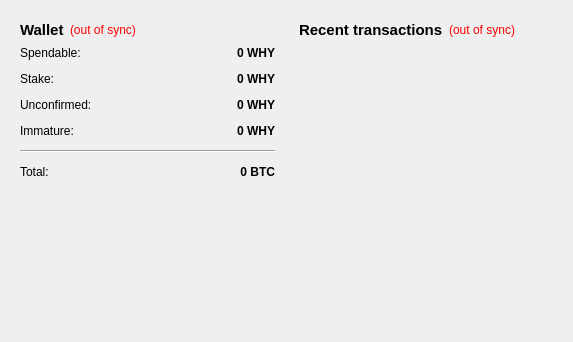
<?xml version="1.0" encoding="UTF-8"?>
<ui version="4.0">
 <class>OverviewPage</class>
 <widget class="QWidget" name="OverviewPage">
  <property name="geometry">
   <rect>
    <x>0</x>
    <y>0</y>
    <width>573</width>
    <height>342</height>
   </rect>
  </property>
  <property name="windowTitle">
   <string>Form</string>
  </property>
  <layout class="QHBoxLayout" name="horizontalLayout" stretch="1,1">
   <item>
    <layout class="QVBoxLayout" name="verticalLayout_2">
     <item>
      <widget class="QWidget" name="widget" native="true">
       <layout class="QVBoxLayout" name="verticalLayout_4">
        <item>
         <layout class="QHBoxLayout" name="horizontalLayout_4">
          <item>
           <widget class="QLabel" name="label_5">
            <property name="font">
             <font>
              <pointsize>11</pointsize>
              <weight>75</weight>
              <bold>true</bold>
             </font>
            </property>
            <property name="text">
             <string>Wallet</string>
            </property>
           </widget>
          </item>
          <item>
           <widget class="QLabel" name="labelWalletStatus">
            <property name="toolTip">
             <string>The displayed information may be out of date. Your wallet automatically synchronizes with the WhyCoin network after a connection is established, but this process has not completed yet.</string>
            </property>
            <property name="styleSheet">
             <string notr="true">QLabel { color: red; }</string>
            </property>
            <property name="text">
             <string notr="true">(out of sync)</string>
            </property>
            <property name="alignment">
             <set>Qt::AlignLeading|Qt::AlignLeft|Qt::AlignVCenter</set>
            </property>
           </widget>
          </item>
          <item>
           <spacer name="horizontalSpacer_2">
            <property name="orientation">
             <enum>Qt::Horizontal</enum>
            </property>
            <property name="sizeHint" stdset="0">
             <size>
              <width>40</width>
              <height>20</height>
             </size>
            </property>
           </spacer>
          </item>
         </layout>
        </item>
        <item>
         <layout class="QFormLayout" name="formLayout_2">
          <property name="fieldGrowthPolicy">
           <enum>QFormLayout::AllNonFixedFieldsGrow</enum>
          </property>
          <property name="horizontalSpacing">
           <number>12</number>
          </property>
          <property name="verticalSpacing">
           <number>12</number>
          </property>
          <item row="0" column="0">
           <widget class="QLabel" name="label">
            <property name="text">
             <string>Spendable:</string>
            </property>
           </widget>
          </item>
          <item row="0" column="1">
           <widget class="QLabel" name="labelBalance">
            <property name="font">
             <font>
              <weight>75</weight>
              <bold>true</bold>
             </font>
            </property>
            <property name="cursor">
             <cursorShape>IBeamCursor</cursorShape>
            </property>
            <property name="toolTip">
             <string>Your current spendable balance</string>
            </property>
            <property name="text">
             <string notr="true">0 WHY</string>
            </property>
            <property name="alignment">
             <set>Qt::AlignRight|Qt::AlignTrailing|Qt::AlignVCenter</set>
            </property>
            <property name="textInteractionFlags">
             <set>Qt::LinksAccessibleByMouse|Qt::TextSelectableByKeyboard|Qt::TextSelectableByMouse</set>
            </property>
           </widget>
          </item>
          <item row="1" column="0">
           <widget class="QLabel" name="label_6">
            <property name="text">
             <string>Stake:</string>
            </property>
           </widget>
          </item>
          <item row="1" column="1">
           <widget class="QLabel" name="labelStake">
            <property name="font">
             <font>
              <weight>75</weight>
              <bold>true</bold>
             </font>
            </property>
            <property name="cursor">
             <cursorShape>IBeamCursor</cursorShape>
            </property>
            <property name="toolTip">
             <string>Total of coins that was staked, and do not yet count toward the current balance</string>
            </property>
            <property name="text">
             <string notr="true">0 WHY</string>
            </property>
            <property name="alignment">
             <set>Qt::AlignRight|Qt::AlignTrailing|Qt::AlignVCenter</set>
            </property>
            <property name="textInteractionFlags">
             <set>Qt::LinksAccessibleByMouse|Qt::TextSelectableByKeyboard|Qt::TextSelectableByMouse</set>
            </property>
           </widget>
          </item>
          <item row="2" column="0">
           <widget class="QLabel" name="label_3">
            <property name="text">
             <string>Unconfirmed:</string>
            </property>
           </widget>
          </item>
          <item row="2" column="1">
           <widget class="QLabel" name="labelUnconfirmed">
            <property name="font">
             <font>
              <weight>75</weight>
              <bold>true</bold>
             </font>
            </property>
            <property name="cursor">
             <cursorShape>IBeamCursor</cursorShape>
            </property>
            <property name="toolTip">
             <string>Total of transactions that have yet to be confirmed, and do not yet count toward the current balance</string>
            </property>
            <property name="text">
             <string notr="true">0 WHY</string>
            </property>
            <property name="alignment">
             <set>Qt::AlignRight|Qt::AlignTrailing|Qt::AlignVCenter</set>
            </property>
            <property name="textInteractionFlags">
             <set>Qt::LinksAccessibleByMouse|Qt::TextSelectableByKeyboard|Qt::TextSelectableByMouse</set>
            </property>
           </widget>
          </item>
          <item row="3" column="0">
           <widget class="QLabel" name="labelImmatureText">
            <property name="text">
             <string>Immature:</string>
            </property>
           </widget>
          </item>
          <item row="3" column="1">
           <widget class="QLabel" name="labelImmature">
            <property name="font">
             <font>
              <weight>75</weight>
              <bold>true</bold>
             </font>
            </property>
            <property name="toolTip">
             <string>Mined balance that has not yet matured</string>
            </property>
            <property name="text">
             <string notr="true">0 WHY</string>
            </property>
            <property name="alignment">
             <set>Qt::AlignRight|Qt::AlignTrailing|Qt::AlignVCenter</set>
            </property>
            <property name="textInteractionFlags">
             <set>Qt::LinksAccessibleByMouse|Qt::TextSelectableByKeyboard|Qt::TextSelectableByMouse</set>
            </property>
           </widget>
          </item>
          <item row="4" column="0" colspan="2">
           <widget class="Line" name="line">
            <property name="orientation">
             <enum>Qt::Horizontal</enum>
            </property>
           </widget>
          </item>
          <item row="5" column="0">
           <widget class="QLabel" name="labelTotalText">
            <property name="text">
             <string>Total:</string>
            </property>
           </widget>
          </item>
          <item row="5" column="1">
           <widget class="QLabel" name="labelTotal">
            <property name="font">
             <font>
              <weight>75</weight>
              <bold>true</bold>
             </font>
            </property>
            <property name="cursor">
             <cursorShape>IBeamCursor</cursorShape>
            </property>
            <property name="toolTip">
             <string>Your current total balance</string>
            </property>
            <property name="text">
             <string notr="true">0 BTC</string>
            </property>
            <property name="alignment">
             <set>Qt::AlignRight|Qt::AlignTrailing|Qt::AlignVCenter</set>
            </property>
            <property name="textInteractionFlags">
             <set>Qt::LinksAccessibleByMouse|Qt::TextSelectableByKeyboard|Qt::TextSelectableByMouse</set>
            </property>
           </widget>
          </item>
         </layout>
        </item>
       </layout>
      </widget>
     </item>
     <item>
      <spacer name="verticalSpacer">
       <property name="orientation">
        <enum>Qt::Vertical</enum>
       </property>
       <property name="sizeHint" stdset="0">
        <size>
         <width>20</width>
         <height>40</height>
        </size>
       </property>
      </spacer>
     </item>
    </layout>
   </item>
   <item>
    <layout class="QVBoxLayout" name="verticalLayout_3">
     <item>
      <widget class="QWidget" name="widget_2" native="true">
       <layout class="QVBoxLayout" name="verticalLayout">
        <item>
         <layout class="QHBoxLayout" name="horizontalLayout_2">
          <item>
           <widget class="QLabel" name="label_4">
            <property name="font">
             <font>
              <pointsize>11</pointsize>
              <weight>75</weight>
              <bold>true</bold>
             </font>
            </property>
            <property name="text">
             <string>&lt;b&gt;Recent transactions&lt;/b&gt;</string>
            </property>
           </widget>
          </item>
          <item>
           <widget class="QLabel" name="labelTransactionsStatus">
            <property name="toolTip">
             <string>The displayed information may be out of date. Your wallet automatically synchronizes with the WhyCoin network after a connection is established, but this process has not completed yet.</string>
            </property>
            <property name="styleSheet">
             <string notr="true">QLabel { color: red; }</string>
            </property>
            <property name="text">
             <string notr="true">(out of sync)</string>
            </property>
            <property name="alignment">
             <set>Qt::AlignRight|Qt::AlignTrailing|Qt::AlignVCenter</set>
            </property>
           </widget>
          </item>
          <item>
           <spacer name="horizontalSpacer">
            <property name="orientation">
             <enum>Qt::Horizontal</enum>
            </property>
            <property name="sizeHint" stdset="0">
             <size>
              <width>40</width>
              <height>20</height>
             </size>
            </property>
           </spacer>
          </item>
         </layout>
        </item>
        <item>
         <widget class="QListView" name="listTransactions">
          <property name="styleSheet">
           <string notr="true">QListView { background: transparent; }</string>
          </property>
          <property name="frameShape">
           <enum>QFrame::NoFrame</enum>
          </property>
          <property name="verticalScrollBarPolicy">
           <enum>Qt::ScrollBarAlwaysOff</enum>
          </property>
          <property name="horizontalScrollBarPolicy">
           <enum>Qt::ScrollBarAlwaysOff</enum>
          </property>
          <property name="selectionMode">
           <enum>QAbstractItemView::NoSelection</enum>
          </property>
         </widget>
        </item>
       </layout>
      </widget>
     </item>
    </layout>
   </item>
  </layout>
 </widget>
 <resources/>
 <connections/>
</ui>
